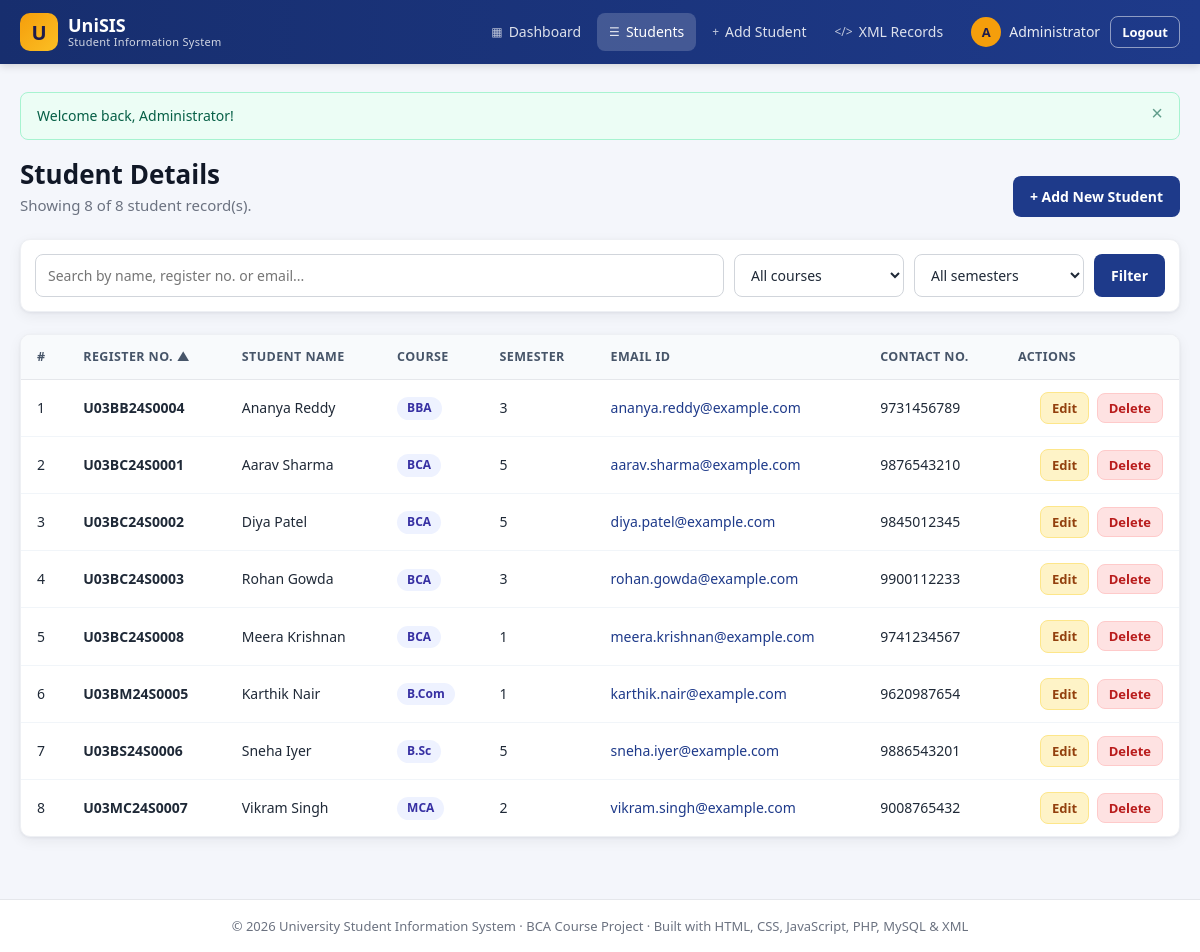
/students.php (signed in), run on the app's committed database.
### tables this page shows
CREATE TABLE students (
    id              INT UNSIGNED  NOT NULL AUTO_INCREMENT,
    reg_no          VARCHAR(20)   NOT NULL,          
    name            VARCHAR(100)  NOT NULL,          
    course          VARCHAR(30)   NOT NULL,          
    semester        TINYINT UNSIGNED NOT NULL,       
    email           VARCHAR(100)  NOT NULL,          
    contact_number  VARCHAR(15)   NOT NULL,          
    created_at      TIMESTAMP     NOT NULL DEFAULT CURRENT_TIMESTAMP,
    updated_at      TIMESTAMP     NOT NULL DEFAULT CURRENT_TIMESTAMP
                                  ON UPDATE CURRENT_TIMESTAMP,
    PRIMARY KEY (id),
    UNIQUE KEY uq_students_reg_no (reg_no),
    UNIQUE KEY uq_students_email (email),
    CONSTRAINT chk_semester CHECK (semester BETWEEN 1 AND 8)
);

### includes/functions.php (called while the page is built, shortened)
<?php
require_once __DIR__ . '/db.php';
function e($value): string
{
    return htmlspecialchars((string) $value, ENT_QUOTES, 'UTF-8');
}
function get_flash(): ?array
{
    $flash = $_SESSION['flash'];
    return $flash;
}

### includes/db.php (called while the page is built, shortened)
<?php
function db(): PDO
{
    static $pdo = null;
    if ($pdo !== null) {
        return $pdo;
    }
    $options = [
        PDO::ATTR_ERRMODE            => PDO::ERRMODE_EXCEPTION,
        PDO::ATTR_DEFAULT_FETCH_MODE => PDO::FETCH_ASSOC,
        PDO::ATTR_EMULATE_PREPARES   => false,
    ];
    try {
        if (DB_DRIVER === 'sqlite') {
            require_once __DIR__ . '/sqlite_demo.php';
            $pdo = sqlite_demo_connect($options);
        } else {
            $dsn = 'mysql:host=' . DB_HOST . ';port=' . DB_PORT
                 . ';dbname=' . DB_NAME . ';charset=utf8mb4';
            $pdo = new PDO($dsn, DB_USER, DB_PASS, $options);
        }
    } catch (PDOException $e) {
        http_response_code(500);
        echo '<div style="font-family:sans-serif;max-width:640px;margin:60px auto;padding:24px;'
           . 'border:1px solid #f5c2c7;background:#f8d7da;color:#842029;border-radius:8px">'
           . '<h2 style="margin-top:0">Database connection failed</h2>'
           . '<p>Make sure MySQL is running in XAMPP/WAMP and that you have imported '
           . '<code>database/university_db.sql</code> in phpMyAdmin.</p>'
           . '<p><small>' . htmlspecialchars($e->getMessage()) . '</small></p></div>';
        exit;
    }
    return $pdo;
}

### students.php (the view, shortened to what this page needs)
<?php
require_once __DIR__ . '/includes/functions.php';
$search   = trim($_GET['q'] ?? '');
$sortable = ['reg_no' => 'reg_no', 'name' => 'name', 'course' => 'course', 'semester' => 'semester'];
$sort     = $sortable[$_GET['sort'] ?? ''] ?? 'reg_no';
$dir      = (($_GET['dir'] ?? 'asc') === 'desc') ? 'DESC' : 'ASC';
$where  = [];
$params = [];
$sql = 'SELECT id, reg_no, name, course, semester, email, contact_number FROM students'
     . ($where ? ' WHERE ' . implode(' AND ', $where) : '')
     . " ORDER BY $sort $dir";
$stmt = db()->prepare($sql);
$stmt->execute($params);
$students = $stmt->fetchAll();
$total    = (int) db()->query('SELECT COUNT(*) FROM students')->fetchColumn();
function sort_link(string $col, string $label, string $sort, string $dir): string
{
    $params        = $_GET;
    $params['sort'] = $col;
    $params['dir']  = ($sort === $col && $dir === 'ASC') ? 'desc' : 'asc';
    $arrow = $sort === $col ? ($dir === 'ASC' ? ' &#9650;' : ' &#9660;') : '';
    return '<a href="students.php?' . e(http_build_query($params)) . '">' . e($label) . $arrow . '</a>';
}
$activePage = 'students';
require __DIR__ . '/includes/header.php';
?>
<div class="page-header">
    <div>
        <h1>Student Details</h1>
        <p class="muted">Showing <?= count($students) ?> of <?= $total ?> student record(s).</p>
    </div>
    <a href="add_student.php" class="btn btn-primary">+ Add New Student</a>
</div>
<form class="card filter-bar" method="get" action="students.php">
    <input type="search" name="q" value="<?= e($search) ?>" placeholder="Search by name, register no. or email...">
    <select name="course">
        <option value="">All courses</option>
    </select>
    <select name="semester">
        <option value="">All semesters</option>
    </select>
    <button type="submit" class="btn btn-primary">Filter</button>
</form>
<section class="card">
    <div class="table-responsive">
        <table class="table">
            <thead>
                <tr>
                    <th>#</th>
                    <th><?= sort_link('reg_no', 'Register No.', $sort, $dir) ?></th>
                    <th><?= sort_link('name', 'Student Name', $sort, $dir) ?></th>
                    <th><?= sort_link('course', 'Course', $sort, $dir) ?></th>
                    <th><?= sort_link('semester', 'Semester', $sort, $dir) ?></th>
                    <th>Email ID</th>
                    <th>Contact No.</th>
                    <th class="text-right">Actions</th>
                </tr>
            </thead>
            <tbody>
            <?php foreach ($students as $i => $s): ?>
                <tr>
                    <td><?= $i + 1 ?></td>
                    <td><strong><?= e($s['reg_no']) ?></strong></td>
                    <td><?= e($s['name']) ?></td>
                    <td><span class="badge"><?= e($s['course']) ?></span></td>
                    <td><?= (int) $s['semester'] ?></td>
                    <td><a href="mailto:<?= e($s['email']) ?>"><?= e($s['email']) ?></a></td>
                    <td><?= e($s['contact_number']) ?></td>
                    <td class="actions">
                        <a href="edit_student.php?id=<?= (int) $s['id'] ?>" class="btn btn-sm btn-warning">Edit</a>
                        <form method="post" action="delete_student.php" class="inline-form delete-form"
                              data-name="<?= e($s['name']) ?>" data-reg="<?= e($s['reg_no']) ?>">
                            <button type="submit" class="btn btn-sm btn-danger">Delete</button>
                        </form>
                    </td>
                </tr>
            <?php endforeach; ?>
            </tbody>
        </table>
    </div>
</section>
<?php require __DIR__ . '/includes/footer.php'; ?>

### includes/header.php (shortened to what this page needs)
<?php
$activePage = $activePage ?? '';
$flash      = get_flash();
$navItems = [
    'dashboard' => ['dashboard.php',    'Dashboard',    '&#9638;'],
    'students'  => ['students.php',     'Students',     '&#9776;'],
    'add'       => ['add_student.php',  'Add Student',  '&#43;'],
    'xml'       => ['xml_view.php',     'XML Records',  '&lt;/&gt;'],
];
?>
<!DOCTYPE html>
<html lang="en">
<head>
    <link rel="stylesheet" href="assets/css/style.css">
</head>
<body>
<header class="navbar">
    <div class="container navbar-inner">
        <a href="dashboard.php" class="brand">
            <span class="brand-logo">U</span>
            <span class="brand-text"><?= e(APP_SHORT) ?><small>Student Information System</small></span>
        </a>
        <nav class="nav-links" id="navLinks">
            <?php foreach ($navItems as $key => [$href, $label, $icon]): ?>
                <a href="<?= $href ?>" class="<?= $activePage === $key ? 'active' : '' ?>">
                    <span class="nav-icon"><?= $icon ?></span><?= $label ?>
                </a>
            <?php endforeach; ?>
            <span class="nav-user" title="Logged in as <?= e($_SESSION['username'] ?? '') ?>">
                <span class="avatar"><?= e(strtoupper(substr($_SESSION['full_name'] ?? 'U', 0, 1))) ?></span>
                <?= e($_SESSION['full_name'] ?? '') ?>
            </span>
            <a href="logout.php" class="btn btn-sm btn-outline-light">Logout</a>
        </nav>
    </div>
</header>
<main class="container page">
    <?php if ($flash): ?>
        <div class="alert alert-<?= e($flash['type']) ?>" data-autohide>
            <?= e($flash['message']) ?>
            <button type="button" class="alert-close" aria-label="Close">&times;</button>
        </div>
    <?php endif; ?>

### includes/footer.php (shortened to what this page needs)
</main>
<footer class="footer">
    <div class="container">
        &copy; <?= date('Y') ?> <?= e(APP_NAME) ?> &middot; BCA Course Project
        &middot; Built with HTML, CSS, JavaScript, PHP, MySQL &amp; XML
    </div>
</footer>
</body>
</html>

### data on the page
students: reg_no "U03BB24S0004", name "Ananya Reddy", course "BBA", semester "3", email "ananya.reddy@example.com", contact_number "9731456789"
students: reg_no "U03BC24S0001", name "Aarav Sharma", course "BCA", semester "5", email "aarav.sharma@example.com", contact_number "9876543210"
students: reg_no "U03BC24S0002", name "Diya Patel", course "BCA", semester "5", email "diya.patel@example.com", contact_number "9845012345"
students: reg_no "U03BC24S0003", name "Rohan Gowda", course "BCA", semester "3", email "rohan.gowda@example.com", contact_number "9900112233"
students: reg_no "U03BC24S0008", name "Meera Krishnan", course "BCA", semester "1", email "meera.krishnan@example.com", contact_number "9741234567"
students: reg_no "U03BM24S0005", name "Karthik Nair", course "B.Com", semester "1", email "karthik.nair@example.com", contact_number "9620987654"
students: reg_no "U03BS24S0006", name "Sneha Iyer", course "B.Sc", semester "5", email "sneha.iyer@example.com", contact_number "9886543201"
students: reg_no "U03MC24S0007", name "Vikram Singh", course "MCA", semester "2", email "vikram.singh@example.com", contact_number "9008765432"

### other printed values
APP_SHORT "UniSIS"
$icon "▦"
$label "Dashboard"
$icon "☰"
$label "Students"
$icon "+"
$label "Add Student"
$icon "</>"
$label "XML Records"
substr($_SESSION['full_name'] ?? 'U', 0, 1) "A"
$_SESSION['full_name'] "Administrator"
$flash['message'] "Welcome back, Administrator!"
count($students) "8"
$total "8"
$label "REGISTER NO. STUDENT NAME COURSE SEMESTER"
